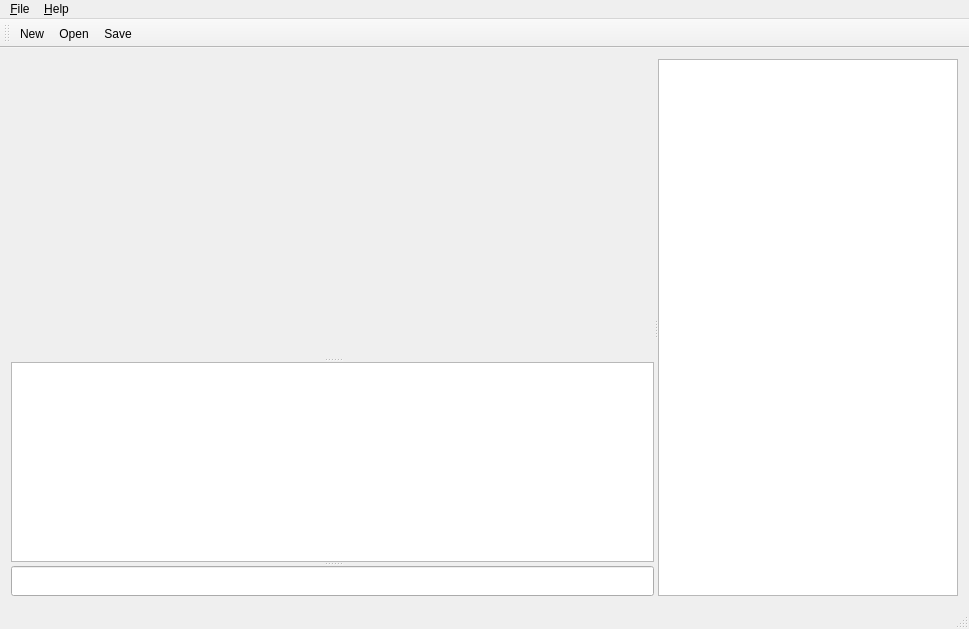
<?xml version="1.0" encoding="UTF-8"?>
<ui version="4.0">
 <class>MainWindow</class>
 <widget class="QMainWindow" name="MainWindow">
  <property name="geometry">
   <rect>
    <x>0</x>
    <y>0</y>
    <width>969</width>
    <height>629</height>
   </rect>
  </property>
  <property name="windowTitle">
   <string>nextpnr</string>
  </property>
  <widget class="QWidget" name="centralWidget">
   <layout class="QGridLayout" name="gridLayout">
    <item row="0" column="0">
     <widget class="QSplitter" name="splitter_3">
      <property name="orientation">
       <enum>Qt::Horizontal</enum>
      </property>
      <widget class="QSplitter" name="splitter">
       <property name="orientation">
        <enum>Qt::Vertical</enum>
       </property>
       <widget class="FPGAViewWidget" name="openGLWidget" native="true"/>
       <widget class="QPlainTextEdit" name="plainTextEdit">
        <property name="enabled">
         <bool>true</bool>
        </property>
        <property name="minimumSize">
         <size>
          <width>0</width>
          <height>50</height>
         </size>
        </property>
        <property name="maximumSize">
         <size>
          <width>16777215</width>
          <height>200</height>
         </size>
        </property>
        <property name="readOnly">
         <bool>true</bool>
        </property>
       </widget>
       <widget class="QLineEdit" name="lineEdit">
        <property name="minimumSize">
         <size>
          <width>0</width>
          <height>30</height>
         </size>
        </property>
        <property name="maximumSize">
         <size>
          <width>16777215</width>
          <height>30</height>
         </size>
        </property>
       </widget>
      </widget>
      <widget class="QSplitter" name="splitter_2">
       <property name="orientation">
        <enum>Qt::Vertical</enum>
       </property>       
       <widget class="QTreeView" name="treeView">
        <property name="minimumSize">
         <size>
          <width>300</width>
          <height>0</height>
         </size>
        </property>
        <property name="maximumSize">
         <size>
          <width>300</width>
          <height>16777215</height>
         </size>
        </property>
       </widget>
      </widget>
     </widget>
    </item>
   </layout>
  </widget>
  <widget class="QMenuBar" name="menuBar">
   <property name="geometry">
    <rect>
     <x>0</x>
     <y>0</y>
     <width>969</width>
     <height>27</height>
    </rect>
   </property>
   <widget class="QMenu" name="menu_File">
    <property name="title">
     <string>&amp;File</string>
    </property>
    <addaction name="actionNew"/>
    <addaction name="actionOpen"/>
    <addaction name="actionSave"/>
    <addaction name="actionSave_as"/>
    <addaction name="actionClose"/>
    <addaction name="separator"/>
    <addaction name="actionExit"/>
   </widget>
   <widget class="QMenu" name="menu_Help">
    <property name="title">
     <string>&amp;Help</string>
    </property>
    <addaction name="actionAbout"/>
   </widget>
   <addaction name="menu_File"/>
   <addaction name="menu_Help"/>
  </widget>
  <widget class="QToolBar" name="mainToolBar">
   <attribute name="toolBarArea">
    <enum>TopToolBarArea</enum>
   </attribute>
   <attribute name="toolBarBreak">
    <bool>false</bool>
   </attribute>
   <addaction name="actionNew"/>
   <addaction name="actionOpen"/>
   <addaction name="actionSave"/>
  </widget>
  <widget class="QStatusBar" name="statusBar"/>
  <action name="actionNew">
   <property name="icon">
    <iconset resource="nextpnr.qrc">
     <normaloff>:/icons/resources/new.png</normaloff>:/icons/resources/new.png</iconset>
   </property>
   <property name="text">
    <string>New</string>
   </property>
  </action>
  <action name="actionOpen">
   <property name="icon">
    <iconset resource="nextpnr.qrc">
     <normaloff>:/icons/resources/open.png</normaloff>:/icons/resources/open.png</iconset>
   </property>
   <property name="text">
    <string>Open</string>
   </property>
  </action>
  <action name="actionSave">
   <property name="icon">
    <iconset resource="nextpnr.qrc">
     <normaloff>:/icons/resources/save.png</normaloff>:/icons/resources/save.png</iconset>
   </property>
   <property name="text">
    <string>Save</string>
   </property>
  </action>
  <action name="actionSave_as">
   <property name="text">
    <string>Save as ...</string>
   </property>
  </action>
  <action name="actionClose">
   <property name="text">
    <string>Close</string>
   </property>
  </action>
  <action name="actionExit">
   <property name="icon">
    <iconset resource="nextpnr.qrc">
     <normaloff>:/icons/resources/exit.png</normaloff>:/icons/resources/exit.png</iconset>
   </property>
   <property name="text">
    <string>Exit</string>
   </property>
  </action>
  <action name="actionAbout">
   <property name="text">
    <string>About</string>
   </property>
  </action>
 </widget>
 <layoutdefault spacing="6" margin="11"/>
 <customwidgets>
  <customwidget>
   <class>FPGAViewWidget</class>
   <extends>QWidget</extends>
   <header>fpgaviewwidget.h</header>
  </customwidget>
 </customwidgets>
 <resources>
  <include location="nextpnr.qrc"/>
 </resources>
 <connections>
  <connection>
   <sender>actionExit</sender>
   <signal>triggered()</signal>
   <receiver>MainWindow</receiver>
   <slot>close()</slot>
   <hints>
    <hint type="sourcelabel">
     <x>-1</x>
     <y>-1</y>
    </hint>
    <hint type="destinationlabel">
     <x>484</x>
     <y>314</y>
    </hint>
   </hints>
  </connection>
 </connections>
</ui>
